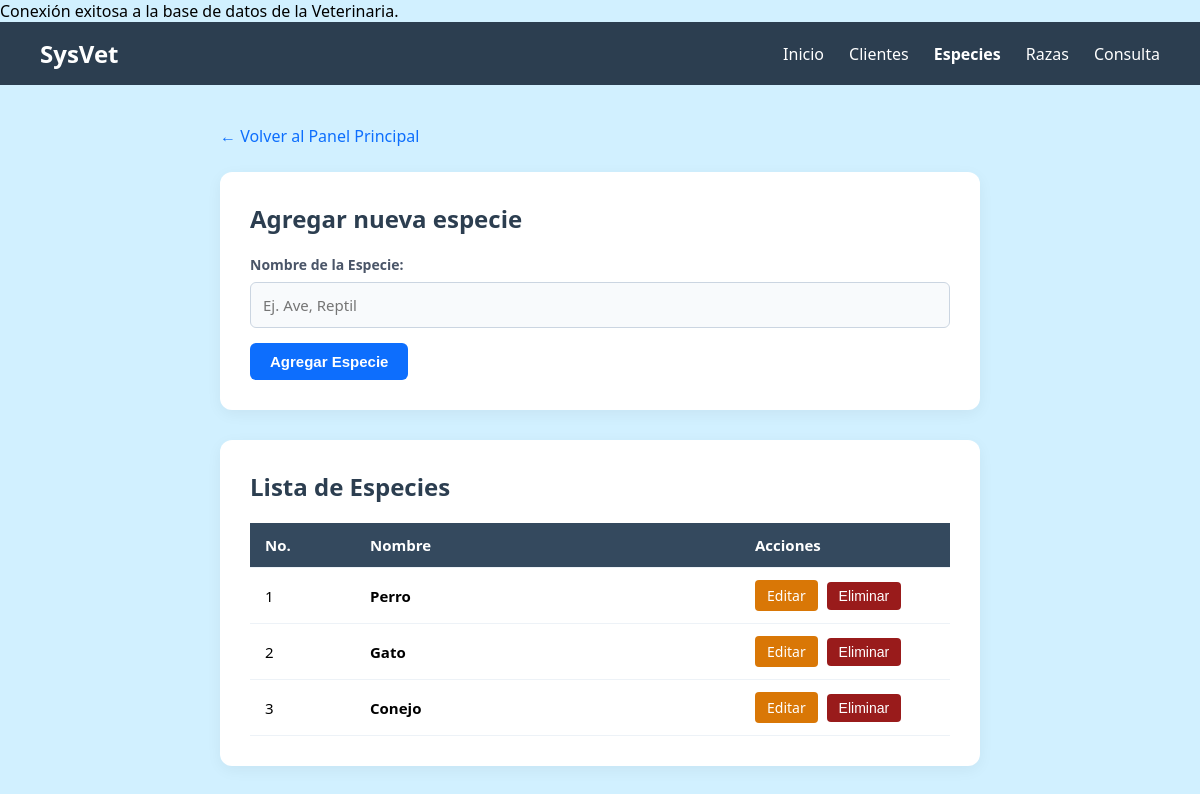
/especies.php, run on the app's committed database.
### tables this page shows
CREATE TABLE ESPECIE (
    id_especie INT NOT NULL,
    nombre VARCHAR(50) NOT NULL,
    CONSTRAINT PK_ESPECIE PRIMARY KEY (id_especie)
);

### especies.php (the view, shortened to what this page needs)
<?php
require_once 'conexion.php';
try {
    $sql = "SELECT id_especie, nombre FROM ESPECIE ORDER BY id_especie ASC";
    $stmt = $pdo->query($sql);
    $especies = $stmt->fetchAll();
} catch (\PDOException $e) {
    die("Error al consultar datos: " . $e->getMessage());
}
?>
<!DOCTYPE html>
<html lang="es">
<head>
</head>
<body>
    <nav class="navbar">
        <a href="index.php" class="navbar-brand">SysVet</a>
        <ul class="navbar-menu">
            <li><a href="index.php">Inicio</a></li>
            <li><a href="clientes.php">Clientes</a></li>
            <li><a href="especies.php" style="font-weight: bold;">Especies</a></li>
            <li><a href="razas.php">Razas</a></li>
            <li><a href="consulta.php">Consulta</a></li>
        </ul>
    </nav>
    <div class="container">
        <a href="index.php" class="btn-regresar">← Volver al Panel Principal</a>
        <div class="card-custom">
            <h2 class="card-title">Agregar nueva especie</h2>
            <form action="especies.php" method="POST">
                <label for="nombre">Nombre de la Especie:</label>
                <input type="text" name="nombre" id="nombre" class="form-control" placeholder="Ej. Ave, Reptil" autocomplete="off" required>
                <button type="submit" class="btn-agregar">Agregar Especie</button>
            </form>
        </div>
        <div class="card-custom">
            <h2 class="card-title">Lista de Especies</h2>
            <table>
                <thead>
                    <tr>
                        <th style="width: 15%;">No.</th>
                        <th style="width: 55%;">Nombre</th>
                        <th style="width: 30%;">Acciones</th>
                    </tr>
                </thead>
                <tbody>
                    <?php foreach ($especies as $e): ?>
                        <tr>
                            <td><?php echo htmlspecialchars($e['id_especie']); ?></td>
                            <td><strong><?php echo htmlspecialchars($e['nombre']); ?></strong></td>
                            <td>
                                <a href="editar_especie.php?id=<?php echo $e['id_especie']; ?>" class="btn-editar">Editar</a>
                                <button type="button" class="btn-eliminar" onclick="confirmarEliminacion(<?php echo $e['id_especie']; ?>)">Eliminar</button>
                            </td>
                        </tr>
                    <?php endforeach; ?>
                </tbody>
            </table>
        </div>
    </div>
</body>
</html>

### especies.php (style rules this page uses)
* { box-sizing: border-box; margin: 0; padding: 0; }
body { background-color: #d1f0ff; font-family: 'Segoe UI', Tahoma, Geneva, Verdana, sans-serif; }
.navbar { background-color: #2c3e50; padding: 15px 40px; display: flex; justify-content: space-between; align-items: center; }
.navbar-brand { color: #ffffff; font-size: 24px; font-weight: bold; text-decoration: none; }
.navbar-menu { display: flex; list-style: none; gap: 25px; }
.navbar-menu a { color: #ffffff; text-decoration: none; font-size: 16px; }
.container { max-width: 800px; margin: 40px auto; padding: 0 20px; }
.btn-regresar { display: inline-block; margin-bottom: 25px; color: #0d6efd; text-decoration: none; font-weight: 500; }
.card-custom { background-color: #ffffff; border-radius: 12px; padding: 30px; margin-bottom: 30px; box-shadow: 0 4px 15px rgba(0, 0, 0, 0.05); }
.card-title { font-size: 24px; font-weight: bold; color: #2c3e50; margin-bottom: 20px; }
label { display: block; font-weight: 600; color: #4a5568; margin-bottom: 8px; font-size: 14px; }
.form-control { width: 100%; padding: 12px; border: 1px solid #cbd5e1; border-radius: 6px; font-size: 15px; background-color: #f8fafc; margin-bottom: 15px; font-family: inherit; }
.btn-agregar { background-color: #0d6efd; color: #ffffff; border: none; padding: 10px 20px; border-radius: 6px; font-size: 15px; font-weight: 600; cursor: pointer; }
table { width: 100%; border-collapse: collapse; text-align: left; }
th, td { padding: 12px 15px; font-size: 15px; vertical-align: middle; }
th { background-color: #34495e; color: #ffffff; font-weight: 600; }
tr { border-bottom: 1px solid #edf2f7; }
.btn-editar { background-color: #d97706; color: #ffffff; text-decoration: none; padding: 6px 12px; border-radius: 4px; font-size: 14px; margin-right: 5px; display: inline-block; font-weight: 500; }
.btn-eliminar { background-color: #991b1b; color: #ffffff; text-decoration: none; padding: 6px 12px; border-radius: 4px; font-size: 14px; display: inline-block; cursor: pointer; border: none; font-weight: 500; }

### data on the page
especie: id_especie "1", nombre "Perro"
especie: id_especie "2", nombre "Gato"
especie: id_especie "3", nombre "Conejo"
